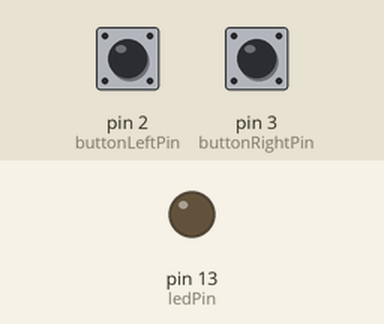
Recording of a sketch running on a simulated Arduino Uno, built with avr-gcc and run on an emulated ATmega328P. On the bench: output pins drawn as LEDs (lit = HIGH). Dashed ring = blinking. Inputs (shaded band) come from the test bench; at power-on: pin 2 (buttonLeftPin) LOW, pin 3 (buttonRightPin) LOW. What the sketch prints to the serial monitor is not drawn.

Above: at 1.2 s.
1.3 s: pin 2 (buttonLeftPin) pulled HIGH for 1 s
At 1.65 s:
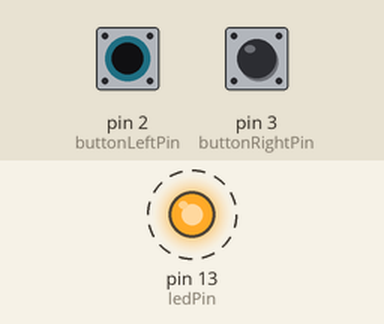
4.3 s: pin 3 (buttonRightPin) pulled HIGH for 3.2 s
At 8.1 s:
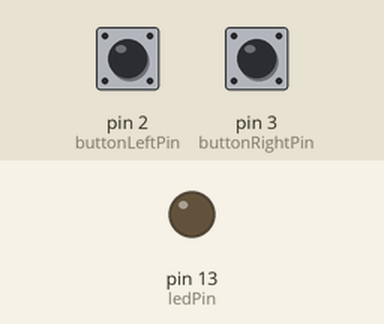
9.0 s: pin 2 (buttonLeftPin) pulled HIGH for 3.2 s
At 9.22 s:
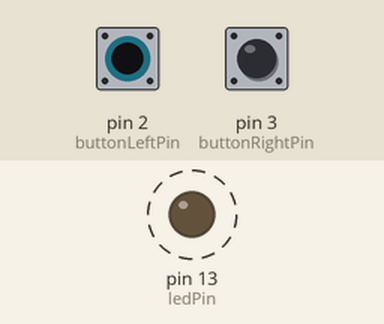
13.7 s: pin 2 (buttonLeftPin) driven HIGH and pin 3 (buttonRightPin) driven HIGH
At 14.5 s:
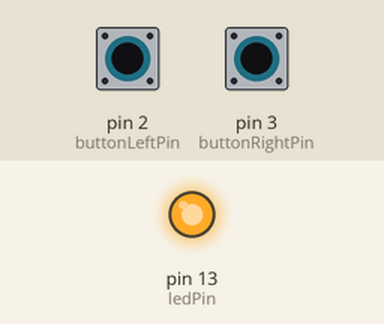
15.6 s: pin 2 (buttonLeftPin) driven LOW
At 15.83 s:
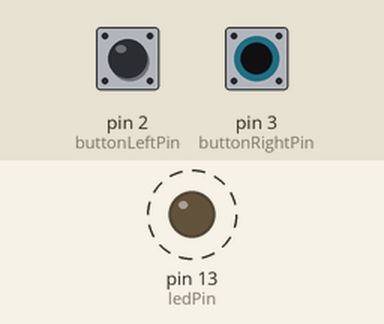
Timing chart, 0 to 19.6 s (numbered marks = the images above; inputs shaded):
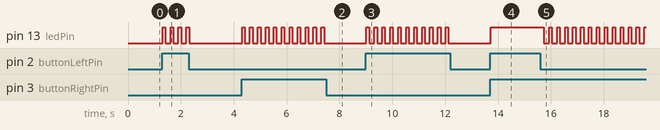

The sketch:

5_2buttoninterlock.ino
```cpp
// Two-button logic:
// - LED ON  when both buttons are pressed (1 && 1)
// - LED BLINKS when only one is pressed (1 && 0 or 0 && 1)
// - LED OFF when none are pressed (0 && 0)

// === GLOBALS ===
const int buttonLeftPin  = 2;
const int buttonRightPin = 3;
const int ledPin = 13;

int buttonLeft  = 0;
int buttonRight = 0;

void setup() {
  Serial.begin(9600);
  while (!Serial);  // Wait for USB serial connection

  pinMode(buttonLeftPin, INPUT);    // Assume external pull-downs or pull-ups wired
  pinMode(buttonRightPin, INPUT);
  pinMode(ledPin, OUTPUT);

  Serial.println("Setup Complete --- Binary Button Logic");
}

void loop() {
  // === Read buttons as int (0 or 1) ===
  buttonLeft  = digitalRead(buttonLeftPin);   // returns 0 or 1
  buttonRight = digitalRead(buttonRightPin);

  // === Logic based on binary input ===
  if (buttonLeft == 1 && buttonRight == 1) {
    digitalWrite(ledPin, 1);  // ON
    Serial.println("LED ON — Both buttons pressed");
  }
  else if ((buttonLeft == 1 && buttonRight == 0) || (buttonLeft == 0 && buttonRight == 1)) {
    // Only one button pressed
    digitalWrite(ledPin, 1);
    delay(100);
    digitalWrite(ledPin, 0);
    delay(100);
    Serial.println("LED BLINK — Only one button pressed");
  }
  else {
    digitalWrite(ledPin, 0);  // OFF
    Serial.println("LED OFF — No button pressed");
  }

  delay(100); // Short delay to control Serial spam
}
```

Measured:
- after the input at 1.3 s, pin 13 (ledPin): alternates HIGH for 0.10 s and LOW for 0.20 s, 8 changes in all, then stays LOW, starting at once
- after the input at 4.3 s, pin 13 (ledPin): alternates HIGH for 0.10 s and LOW for 0.20 s, 22 changes in all, then stays LOW, starting at once
- after the input at 9.0 s, pin 13 (ledPin): alternates HIGH for 0.10 s and LOW for 0.20 s, 22 changes in all, then stays LOW, starting at once
- after the input at 13.7 s, pin 13 (ledPin): LOW → HIGH at once
- after the input at 15.6 s, pin 13 (ledPin): alternates HIGH for 0.10 s and LOW for 0.20 s, starting after 0.14 s
